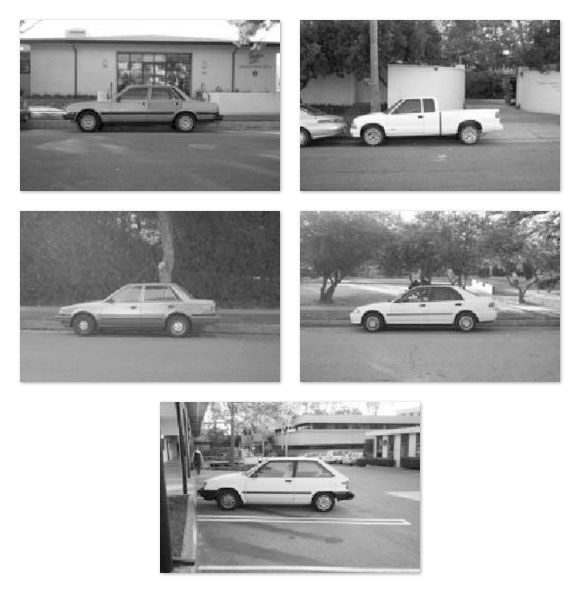
#> input picture week2/image_0016.jpg, 580 x 593 px
$ python intersection_over_union.py
#> lines starting #> are read from the running program, lines starting #| are printed output that depends on the picture
# -*-coding:utf-8 -*-
# Reference:**********************************************
# @Time     : 2019-09-17 23:53
# @Author   : Fabrice LI
# @File     : intersection_over_union.py
# @User     : liyihao
# @Software: PyCharm
# @Description: todo
# Reference:**********************************************
# import the necessary packages
from collections import namedtuple
import numpy as np
import cv2

# define the `Detection` object
Detection = namedtuple("Detection", ["image_path", "gt", "pred"])


def bb_intersection_over_union(boxA, boxB):
    # determine the (x, y)-coordinates of the intersection rectangle
    xA = max(boxA[0], boxB[0])
    yA = max(boxA[1], boxB[1])
    xB = min(boxA[2], boxB[2])
    yB = min(boxA[3], boxB[3])

    # compute the area of intersection rectangle
    interArea = max(0, xB - xA + 1) * max(0, yB - yA + 1)

    # compute the area of both the prediction and ground-truth
    # rectangles
    boxAArea = (boxA[2] - boxA[0] + 1) * (boxA[3] - boxA[1] + 1)
    boxBArea = (boxB[2] - boxB[0] + 1) * (boxB[3] - boxB[1] + 1)

    # compute the intersection over union by taking the intersection
    # area and dividing it by the sum of prediction + ground-truth
    # areas - the interesection area
    iou = interArea / float(boxAArea + boxBArea - interArea)

    # return the intersection over union value
    return iou


# define the list of example detections
examples = [
    # Detection("image_0002.jpg", [39, 63, 203, 112], [54, 66, 198, 114]),
    Detection("image_0016.jpg", [49, 75, 203, 125], [42, 78, 186, 126]),
    Detection("image_0075.jpg", [31, 69, 201, 125], [18, 63, 235, 135]),
    Detection("image_0090.jpg", [50, 72, 197, 121], [54, 72, 198, 120]),
    Detection("image_0120.jpg", [35, 51, 196, 110], [36, 60, 180, 108])]

# loop over the example detections
for detection in examples:
    # load the image
    image = cv2.imread(detection.image_path)
#> image is the input picture: shape (593, 580, 3); min 0, max 255, mean 174.5

    # draw the ground-truth bounding box along with the predicted
    # bounding box
    cv2.rectangle(image, tuple(detection.gt[:2]),
                  tuple(detection.gt[2:]), (0, 255, 0), 2)
    cv2.rectangle(image, tuple(detection.pred[:2]),
                  tuple(detection.pred[2:]), (0, 0, 255), 2)

    # compute the intersection over union and display it
    iou = bb_intersection_over_union(detection.gt, detection.pred)
    cv2.putText(image, "IoU: {:.4f}".format(iou), (10, 30),
                cv2.FONT_HERSHEY_SIMPLEX, 0.6, (0, 255, 0), 2)
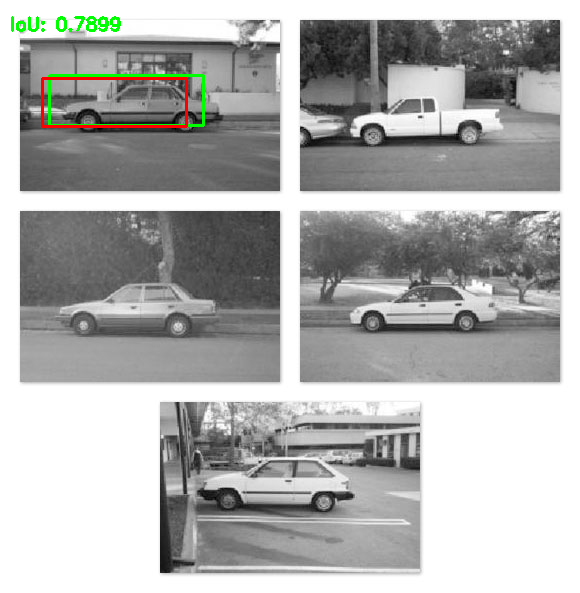
#> image: shape (593, 580, 3); mean B, G, R 173.2, 174.5, 174.1
    print("{}: {:.4f}".format(detection.image_path, iou))

    # show the output image
    cv2.imshow("Image", image)
    cv2.waitKey(0)
